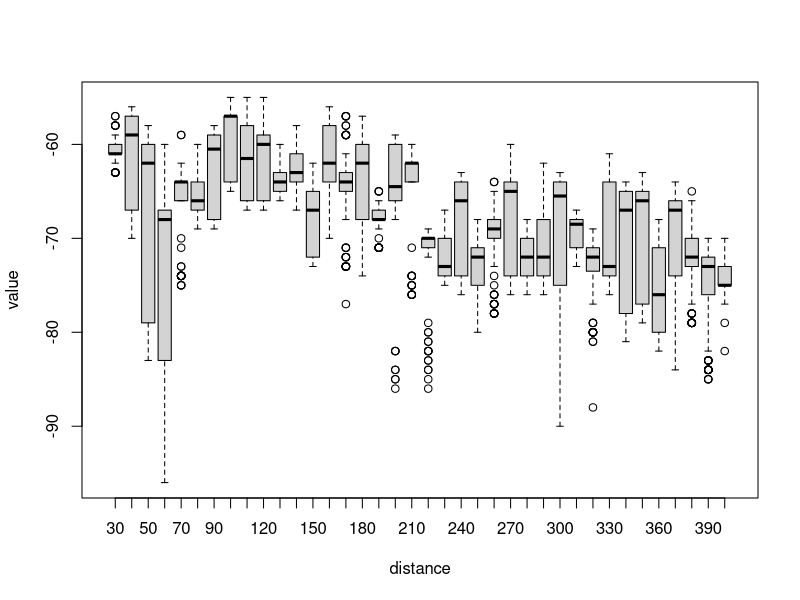
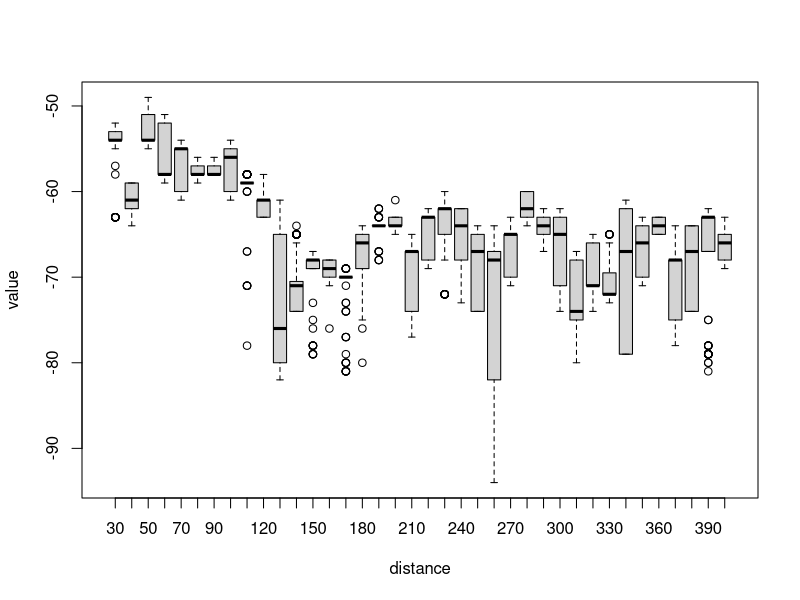

These charts were generated, in order, by the following R code:
library(ggplot2)
library(reshape2)

#data <- read.csv(file='DataFingerprintsiPhone5.csv', head=TRUE, sep=';')
data <- read.csv2('DataFingerprintsiPhone5.csv')

pdf(file="boxplotiPhone5.pdf", onefile=TRUE, pagecentre=TRUE, width=12, height=6)
dat_m <- melt(data, id.var = "distance")

# plot data




print(
	#ggplot(data=data.m, aes(group, value)) + geom_boxplot()
	boxplot(value ~ distance, dat_m)	
)


data4s <- read.csv2('DataFingerprintsiPhone4s.csv')

pdf(file="boxplotiPhone4s.pdf", onefile=TRUE, pagecentre=TRUE, width=12, height=6)
dat_m4s <- melt(data4s, id.var = "distance")

# plot data




print(
	#ggplot(data=data.m, aes(group, value)) + geom_boxplot()
	boxplot(value ~ distance, dat_m4s)	
)